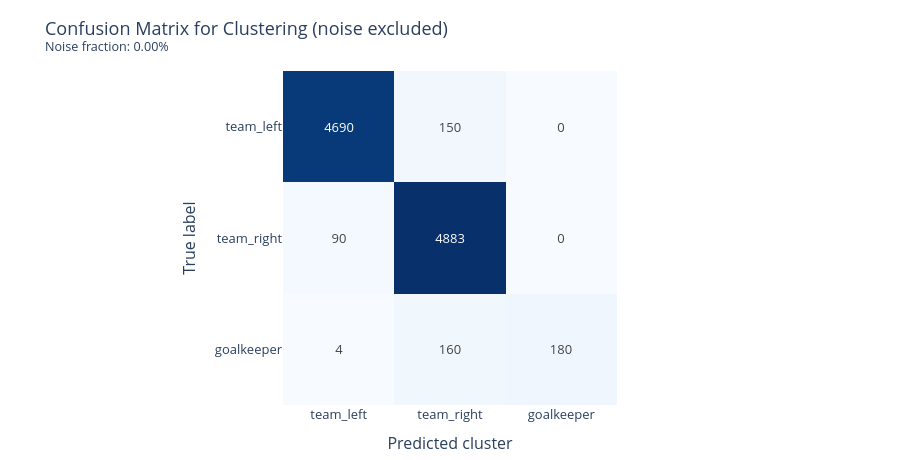

Write notebook code for a chart like this one.
### Code cell
model_name = "osnet"
method = 'kmeans'
X, y_true = embeddings[model_name]
_, clusters = run_clustering(X, y_true, method, is_umap=True, is_pca=False, is_scale=False)
plot_confusion_matrix_clustering(y_true, clusters)

### Figure 1 — Plotly figure (JSON) as saved in the notebook; plotly's stock layout.template omitted (floating-point values rounded to 4 significant figures)
{"data": [{"coloraxis": "coloraxis", "hovertemplate": "True: %{y}<br>Predicted: %{x}<br>Value: %{z}<extra></extra>", "name": "0", "texttemplate": "%{z:d}", "type": "heatmap", "x": ["team_left", "team_right", "goalkeeper"], "xaxis": "x", "y": ["team_left", "team_right", "goalkeeper"], "yaxis": "y", "z": [[4690, 150, 0], [90, 4883, 0], [4, 160, 180]]}], "layout": {"coloraxis": {"colorscale": [[0, "rgb(247,251,255)"], [0.125, "rgb(222,235,247)"], [0.25, "rgb(198,219,239)"], [0.375, "rgb(158,202,225)"], [0.5, "rgb(107,174,214)"], [0.625, "rgb(66,146,198)"], [0.75, "rgb(33,113,181)"], [0.875, "rgb(8,81,156)"], [1, "rgb(8,48,107)"]], "showscale": false}, "font": {"size": 13}, "height": 460, "margin": {"b": 20, "l": 20, "r": 20, "t": 70}, "title": {"text": "Confusion Matrix for Clustering (noise excluded)<br><sup>Noise fraction: 0.00%</sup>"}, "xaxis": {"anchor": "y", "constrain": "domain", "domain": [0, 1], "scaleanchor": "y", "title": {"text": "Predicted cluster"}}, "yaxis": {"anchor": "x", "autorange": "reversed", "constrain": "domain", "domain": [0, 1], "title": {"text": "True label"}}}}
